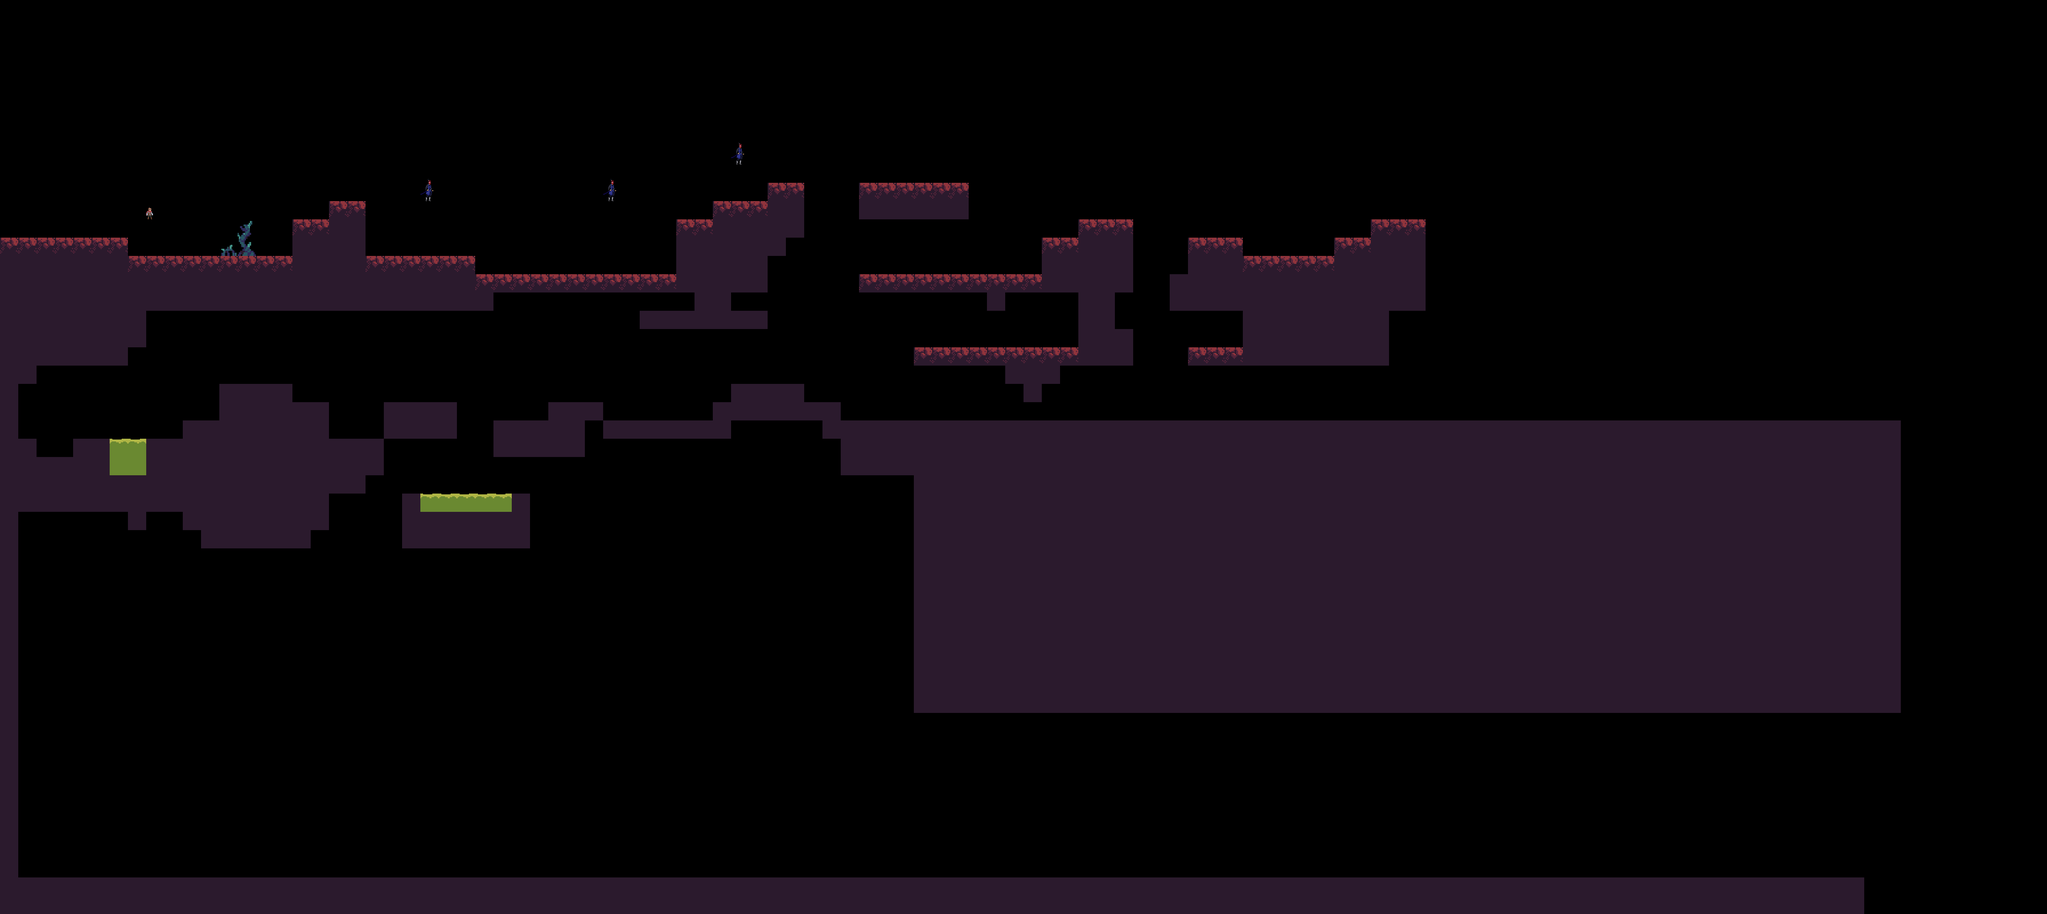

Below is a game level as drawn by its tile map, then a one-line description and the .tmx that defines it (tile-layer data replaced by summaries):
An orthogonal 112x50 tile map with 46x46 px tiles, 3 tile layers (1, 2, Entities).

<map version="1.8" tiledversion="1.8.4" orientation="orthogonal" renderorder="right-down" width="112" height="50" tilewidth="46" tileheight="46" infinite="0" nextlayerid="6" nextobjectid="1">
 <editorsettings>
  <export target="../../../levels/2.1/.csv" format="csv" />
 </editorsettings>
 <tileset firstgid="1" source="wasteland.tsx" />
 <layer id="2" name="1" width="112" height="50" opacity="0.98">
  <data>[5600 cells, 1594 non-empty, 7 distinct tile ids]</data>
 </layer>
 <layer id="3" name="2" width="112" height="50">
  <data>[5600 cells, 0 non-empty, 0 distinct tile ids]</data>
 </layer>
 <layer id="1" name="Entities" width="112" height="50">
  <data>[5600 cells, 1 non-empty, 1 distinct tile ids]</data>
 </layer>
</map>
